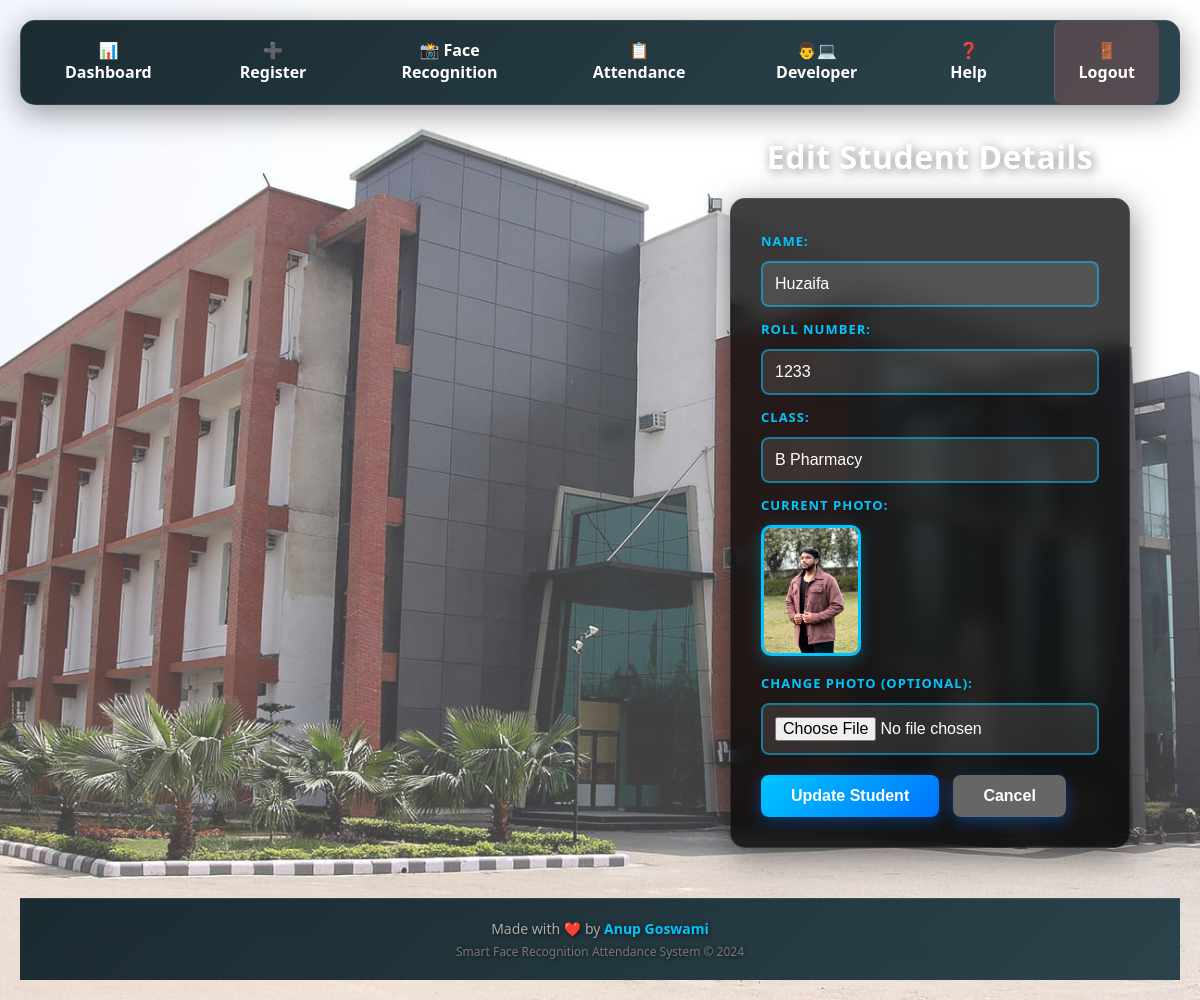
The page /edit_student/1 (signed in) on the database its author committed.
### models.py (models this page shows)
class Student(db.Model):
    id = db.Column(db.Integer, primary_key=True)
    name = db.Column(db.String(100))
    roll_no = db.Column(db.String(100), unique=True)
    class_name = db.Column(db.String(50))
    photo = db.Column(db.String(200))  # filename

### app.py (the view, shortened to what this page needs)
@app.route('/edit_student/<int:id>', methods=['GET', 'POST'])
@login_required
def edit_student(id):
    student = Student.query.get(id)
    if not student:
        flash("Student not found!")
        return redirect(url_for('dashboard'))
    return render_template('edit_student.html', student=student)

### app.py (called while the page is built)
@login_manager.user_loader
def load_user(user_id):
    return User.query.get(int(user_id))

### templates/edit_student.html
{% extends 'base.html' %}
{% block content %}
<h2>Edit Student Details</h2>
<form method="POST" enctype="multipart/form-data" style="max-width: 400px;">
    <label style="color: #00c6ff;">Name:</label><br>
    <input type="text" name="name" value="{{ student.name }}" required><br>
    <label style="color: #00c6ff;">Roll Number:</label><br>
    <input type="text" name="roll_no" value="{{ student.roll_no }}" required><br>
    <label style="color: #00c6ff;">Class:</label><br>
    <input type="text" name="class_name" value="{{ student.class_name }}" required><br>
    <label style="color: #00c6ff;">Current Photo:</label><br>
    <img src="{{ url_for('static', filename='images/student_photos/' + student.photo) }}" width="100" style="margin: 10px 0;"><br>
    <label style="color: #00c6ff;">Change Photo (optional):</label><br>
    <input type="file" name="photo" accept="image/*"><br>
    <button type="submit">Update Student</button>
    <a href="{{ url_for('dashboard') }}"><button type="button" style="background: #666; margin-left: 10px;">Cancel</button></a>
</form>
{% endblock %}

### static/styles.css (style rules this page uses)
* { margin: 0; padding: 0; box-sizing: border-box; }
body { background-image: url('images/collage_bg.jpg/bg.jpg'); background-size: cover; background-position: center; background-attachment: fixed; font-family: 'Segoe UI', Tahoma, Geneva, Verdana, sans-serif; color: #fff; min-height: 100vh; padding: 20px; position: relative; }
body::before { content: ''; position: fixed; top: 0; left: 0; width: 100%; height: 100%; background: rgba(255,255,255,0.25); z-index: -1; }
h2, h3 { color: #fff; text-shadow: 2px 2px 12px rgba(0,0,0,0.5); margin: 20px 0; font-size: 32px; font-weight: 700; letter-spacing: 0.5px; }
h2 { text-align: center; margin-left: auto; margin-right: 50px; margin-top: 20px; margin-bottom: 20px; max-width: 400px; }
form { background: rgba(0,0,0,0.75); padding: 30px; border-radius: 15px; max-width: 400px; box-shadow: 0 8px 32px rgba(0,0,0,0.5); backdrop-filter: blur(10px); border: 1px solid rgba(255,255,255,0.1); margin-left: auto; margin-right: 50px; margin-top: 20px; }
input[type="text"], input[type="password"], input[type="email"], input[type="file"], input[type="date"] { width: 100%; padding: 12px; margin: 10px 0; border: 2px solid rgba(0,198,255,0.5); border-radius: 8px; background: rgba(255,255,255,0.1); color: #fff; font-size: 16px; transition: all 0.3s ease; }
button { background: linear-gradient(135deg, #00c6ff, #0072ff); color: #fff; padding: 12px 30px; border: none; border-radius: 8px; font-size: 16px; font-weight: 600; cursor: pointer; transition: all 0.3s ease; box-shadow: 0 4px 15px rgba(0,114,255,0.4); margin-top: 10px; }
label { color: #00d4ff; font-weight: 700; font-size: 13px; text-transform: uppercase; letter-spacing: 1px; text-shadow: 1px 1px 3px rgba(0,0,0,0.3); }
img { border-radius: 10px; border: 3px solid #00c6ff; box-shadow: 0 4px 15px rgba(0,198,255,0.3); max-width: 100%; height: auto; }
a { color: #00c6ff; text-decoration: none; font-weight: 600; transition: all 0.3s ease; }
table, form, h2 { animation: fadeIn 0.5s ease; }
::placeholder { color: rgba(255,255,255,0.5); }

### rows shown on the page
Student: name "Huzaifa", roll_no "1233", class_name "B Pharmacy", photo (picture)
